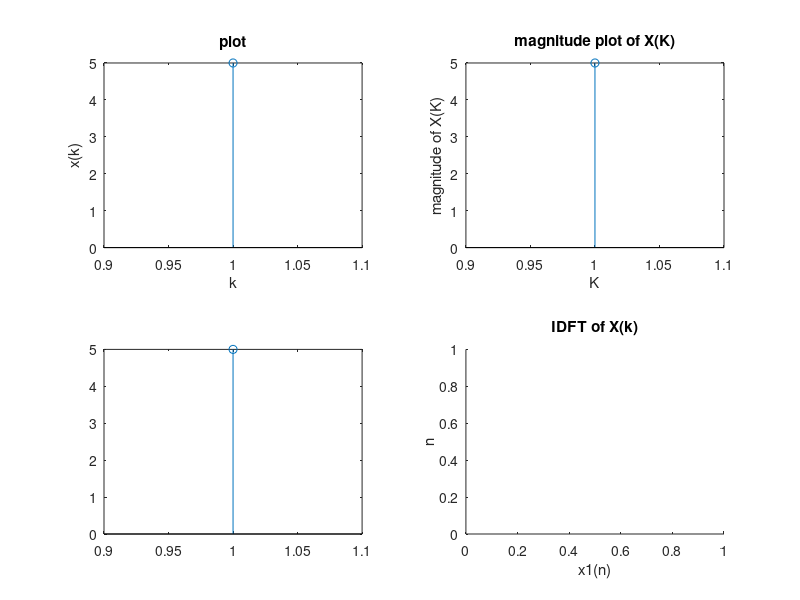

MATLAB code for this plot:

%exp nO 2
%megha chandran
%S5 ECE B
%ROLL NO 5
clc
clear all
x=input("enter the sequence 0-(N-1)");
N=length(x);
for K=1:N
    X(K)=0;
    for n=1:N
        X(K)=X(K)+x(n)*exp(-j*2*pi*(K-1)*(n-1)/N)
    end
end
subplot(2,2,1)
stem(x)
xlabel("k")
ylabel("x(k)")
title ('plot')
subplot(2,2,2)
stem(abs(X))
xlabel('K')
ylabel('magnitude of X(K)')
title("magnitude plot of X(K)")
subplot(2,2,3)
stem(angle(X));
xlabel("K")
ylabel("phase of K")
title("phase plot of X(K)")
X1=X;
%N=length(X1);
for n=1:N
    x1(n)=0;
    for K=1:N
        x1(n)= x1(n)+(X1(K)*exp(j*2 *pi*(K-1)*(n-1)/N))/N
    end
end
subplot(2,2,3)
stem(real(x1))
subplot(2,2,4)
xlabel("x1(n)")
ylabel("n")
title("IDFT of X(k)")


    


